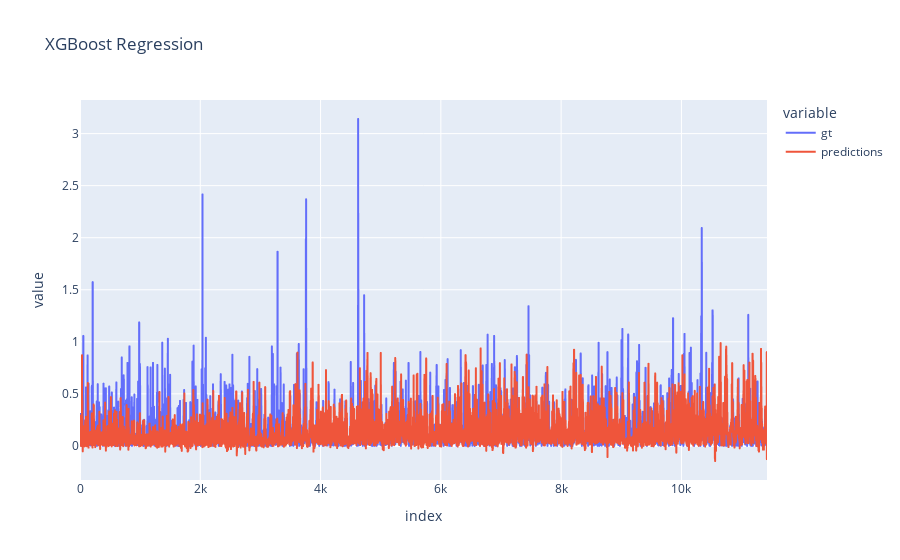

Notebook code for this chart:
### Code cell
df_compare = pd.DataFrame({'gt': y_test.reshape(-1,1).flatten(), 'predictions': predictions.reshape(-1,1).flatten()})

px.line(df_compare, x=df_compare.index, y=['gt', 'predictions'], title='XGBoost Regression')

### Figure 1 — Plotly figure (JSON) as saved in the notebook; plotly's stock layout.template omitted (floating-point values rounded to 4 significant figures; data arrays with more than 128 entries replaced by an {"elided": "..."} marker saying what was removed)
{"data": [{"hovertemplate": "variable=gt<br>index=%{x}<br>value=%{y}<extra></extra>", "legendgroup": "gt", "line": {"color": "#636efa", "dash": "solid"}, "marker": {"symbol": "circle"}, "mode": "lines", "name": "gt", "showlegend": true, "type": "scattergl", "x": {"elided": "11424 int values"}, "xaxis": "x", "y": {"elided": "11424 float values"}, "yaxis": "y"}, {"hovertemplate": "variable=predictions<br>index=%{x}<br>value=%{y}<extra></extra>", "legendgroup": "predictions", "line": {"color": "#EF553B", "dash": "solid"}, "marker": {"symbol": "circle"}, "mode": "lines", "name": "predictions", "showlegend": true, "type": "scattergl", "x": {"elided": "11424 int values"}, "xaxis": "x", "y": {"elided": "11424 float values"}, "yaxis": "y"}], "layout": {"legend": {"title": {"text": "variable"}, "tracegroupgap": 0}, "title": {"text": "XGBoost Regression"}, "xaxis": {"anchor": "y", "domain": [0, 1], "title": {"text": "index"}}, "yaxis": {"anchor": "x", "domain": [0, 1], "title": {"text": "value"}}}}
